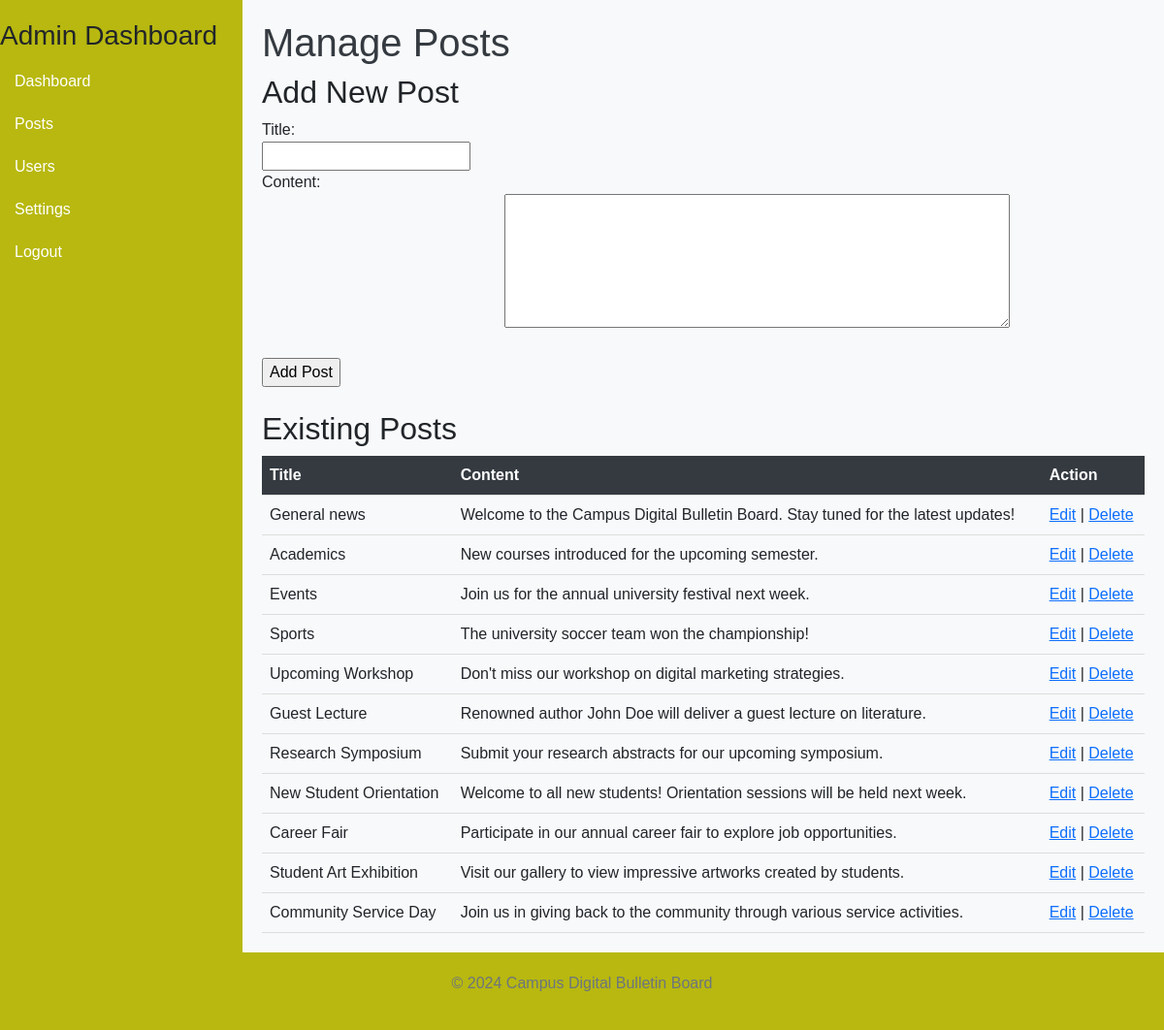
Page /ADMIN/posts.php on the committed database.
### tables this page shows
CREATE TABLE `news` (
  `id` int(11) NOT NULL,
  `title` varchar(255) NOT NULL,
  `content` text NOT NULL,
  `file_path` varchar(255) DEFAULT NULL
);

### ADMIN/posts.php (the view, shortened to what this page needs)
<!DOCTYPE html>
<html lang="en">
<head>
    <link href="https://cdn.jsdelivr.net/npm/bootstrap@5.3.0-alpha1/dist/css/bootstrap.min.css" rel="stylesheet">
</head>
<body>
    <div id="sidebar">
        <h3>Admin Dashboard</h3>
        <a href="#">Dashboard</a>
        <a href="posts.php">Posts</a>
        <a href="users.php">Users</a>
        <a href="settings.php">Settings</a>
        <a href="logout.php">Logout</a>
    </div>
    <div id="content">
        <h1>Manage Posts</h1>
        <h2>Add New Post</h2>
        <form method="POST" action="add_post.php">
            <label for="title">Title:</label><br>
            <input type="text" id="title" name="title"><br>
            <label for="content">Content:</label><br>
            <textarea id="content" name="content" rows="4" cols="50"></textarea><br><br>
            <input type="submit" value="Add Post">
        </form>
        <br>
        <h2>Existing Posts</h2>
        <table>
            <tr>
                <th>Title</th>
                <th>Content</th>
                <th>Action</th>
            </tr>
            <?php
            include 'db_connection.php';
            $sql = "SELECT * FROM news";
            $result = $conn->query($sql);
            if ($result->num_rows > 0) {
                while($row = $result->fetch_assoc()) {
                    echo "<tr>";
                    echo "<td>" . $row["title"] . "</td>";
                    echo "<td>" . $row["content"] . "</td>";
                    echo "<td><a href='edit_post.php?id=" . $row["id"] . "'>Edit</a> | <a href='delete_post.php?id=" . $row["id"] . "'>Delete</a></td>";
                    echo "</tr>";
                }
            } else {
                echo "<tr><td colspan='3'>No posts found</td></tr>";
            }
            ?>
        </table>
    </div>
    <footer>
        <p>&copy; 2024 Campus Digital Bulletin Board</p>
    </footer>
</body>
</html>

### ADMIN/posts.php (style rules this page uses)
body { font-family: Arial, sans-serif; margin: 0; padding: 0; background-color: #f8f9fa; }
#sidebar { position: fixed; top: 0; left: 0; width: 250px; height: 100%; background-color: #b8b810; padding-top: 20px; }
#sidebar a { padding: 10px 15px; display: block; color: #fff; text-decoration: none; }
#content { margin-left: 250px; padding: 20px; }
h1 { color: #343a40; }
p { color: #6c757d; }
footer { background-color: #b8b810; color: #fff; padding: 20px; text-align: center; position: relative; bottom: 0; width: 100%; }
table { width: 100%; border-collapse: collapse; }
th, td { padding: 8px; text-align: left; border-bottom: 1px solid #ddd; }
th { background-color: #343a40; color: white; }

### rows in the picture
news: title "General news", content "Welcome to the Campus Digital Bulletin Board. Stay tuned for the latest updates!"
news: title "Academics", content "New courses introduced for the upcoming semester."
news: title "Events", content "Join us for the annual university festival next week."
news: title "Sports", content "The university soccer team won the championship!"
news: title "Upcoming Workshop", content "Don't miss our workshop on digital marketing strategies."
news: title "Guest Lecture", content "Renowned author John Doe will deliver a guest lecture on literature."
news: title "Research Symposium", content "Submit your research abstracts for our upcoming symposium."
news: title "New Student Orientation", content "Welcome to all new students! Orientation sessions will be held next week."
news: title "Career Fair", content "Participate in our annual career fair to explore job opportunities."
news: title "Student Art Exhibition", content "Visit our gallery to view impressive artworks created by students."
news: title "Community Service Day", content "Join us in giving back to the community through various service activities."
